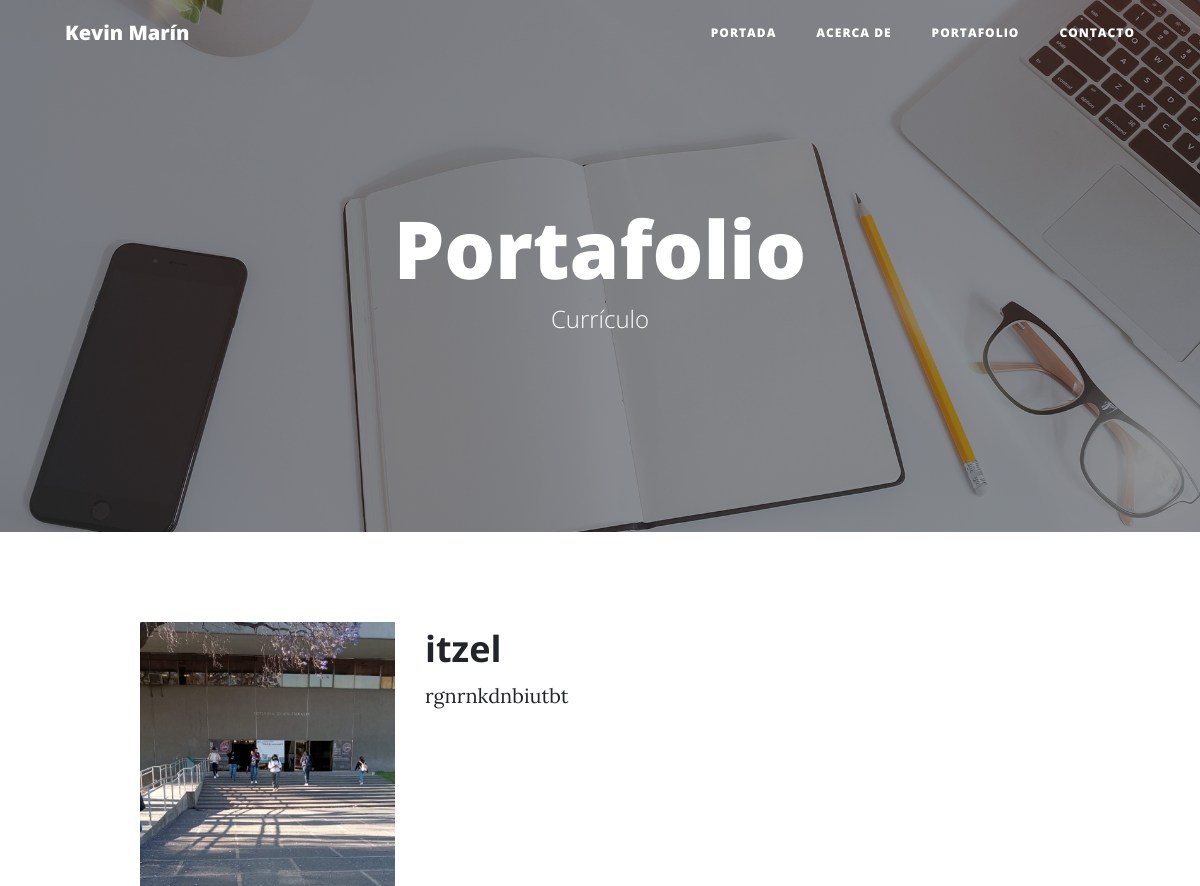
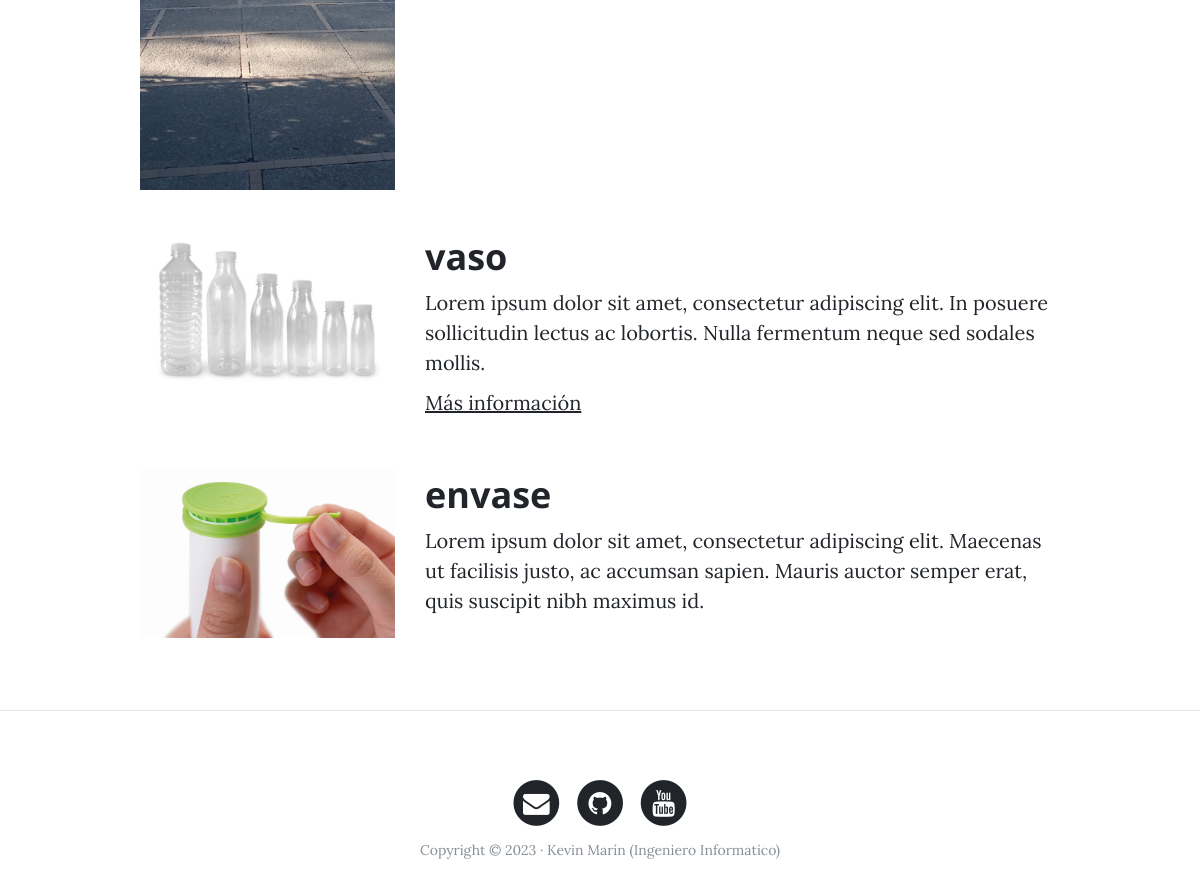
The page /portafolio/ on the database its author committed (2 pictures, top to bottom).
### portfolio/models.py (models this page shows, shortened)
class Project(models.Model):
    title = models.CharField(max_length=200, verbose_name="Titulo")
    description = models.TextField(verbose_name="Descripcion")
    image = models.ImageField(verbose_name="Imagen", upload_to="target")
    link = models.URLField(null=True, blank=True, verbose_name="Direccion web")
    created = models.DateTimeField(auto_now_add=True, verbose_name="Fecha de creacion")
    updated = models.DateTimeField(auto_now=True, verbose_name="fecha de edicion")
    class Meta:
        verbose_name = 'proyecto'
        verbose_name_plural = 'proyectos'
        ordering = ["-created"]

### portfolio/views.py (the view)
# urls.py: path('portafolio/', portfolio_views.portafolio, name="portafolio"),
def portafolio(request):
    projects = Project.objects.all()
    return render(request, "portfolio/portafolio.html", {'projects': projects})

### portfolio/templates/portfolio/portafolio.html (shortened to what this page needs)
{% extends 'core/base.html'%}
{% block background %}{% load static %}{% static 'core/img/portfolio-bg.jpg' %}{% endblock %}
{% block headers %}
<h1>Portafolio</h1>
<span class="subheading">Currículo</span>
{% endblock %}
{%block content%}
  {% for project in projects %}
      <div class="row project">
        <div class="col-lg-3 col-md-4 offset-lg-1">
          <img class="img-fluid" src="{{project.image.url}}" alt="" />
        </div>
        <div class="col-lg-7 col-md-8">
          <h2 class="section-heading title">{{project.title}}</h2>
          <p>{{project.description}}</p>
          {% if project.link %}
          <p><a href="{{project.link}}">Más información</a></p>
          {% endif %}
        </div>
      </div>
  {% endfor %}
{% endblock %}

### core/templates/core/base.html (shortened to what this page needs)
<!DOCTYPE html>
<html lang="es">
  <head>
    {%  load static %}
    <link href="{% static 'core/vendor/bootstrap/css/bootstrap.min.css' %}" rel="stylesheet">
    <link href="{% static 'core/vendor/font-awesome/css/font-awesome.min.css' %}" rel="stylesheet" type="text/css">
    <link href="{% static 'core/css/clean-blog.min.css' %}" rel="stylesheet">
  </head>
  <body>
    <nav class="navbar navbar-expand-lg navbar-light fixed-top" id="mainNav">
      <div class="container">
        <a class="navbar-brand" href="{% url 'home' %}">Kevin Marín</a>
        <div class="collapse navbar-collapse" id="navbarResponsive">
          <ul class="navbar-nav ml-auto">
            <li class="nav-item">
              <a class="nav-link" href="{% url 'home' %}">Portada</a>
            </li>
            <li class="nav-item">
              <a class="nav-link" href="{% url 'about' %}">Acerca de</a>
            </li>
            <li class="nav-item">
              <a class="nav-link" href="{% url 'portafolio' %}">Portafolio</a>
            </li>
            <li class="nav-item">
              <a class="nav-link" href="{% url 'contact' %}">Contacto</a>
            </li>
          </ul>
        </div>
      </div>
    </nav>
    <header class="masthead" style="background-image: url('{%  block background %}{%  endblock %}')">
      <div class="overlay"></div>
      <div class="container">
        <div class="row">
          <div class="col-lg-8 col-md-10 mx-auto">
            <div class="site-heading">
              {% block headers %}{% endblock %}
            </div>
          </div>
        </div>
      </div>
    </header>
        <div class="container">
        {% block content %}{% endblock %}
        </div>
        {% if request.path != "/" %}<hr>{% endif %}
    <footer>
      <div class="container">
        <div class="row">
          <div class="col-lg-8 col-md-10 mx-auto">
            <ul class="list-inline text-center">
              <li class="list-inline-item">
                <a href="#">
                  <span class="fa-stack fa-lg">
                    <i class="fa fa-circle fa-stack-2x"></i>
                    <i class="fa fa-envelope fa-stack-1x fa-inverse"></i>
                  </span>
                </a>
              </li>
              <li class="list-inline-item">
                <a href="#">
                  <span class="fa-stack fa-lg">
                    <i class="fa fa-circle fa-stack-2x"></i>
                    <i class="fa fa-github fa-stack-1x fa-inverse"></i>
                  </span>
                </a>
              </li>
              <li class="list-inline-item">
                <a href="#">
                  <span class="fa-stack fa-lg">
                    <i class="fa fa-circle fa-stack-2x"></i>
                    <i class="fa fa-youtube fa-stack-1x fa-inverse"></i>
                  </span>
                </a>
              </li>
            </ul>
            <p class="copyright text-muted">Copyright &copy; 2023 · Kevin Marín (Ingeniero Informatico) </p>
          </div>
        </div>
      </div>
    </footer>
  </body>
</html>

### rows shown on the page
Project: image (picture), title "itzel", description "rgnrnkdnbiutbt"
Project: image (picture), title "vaso", description "Lorem ipsum dolor sit amet, consectetur adipiscing elit. In posuere sollicitudin lectus ac lobortis. Nulla fermentum neque sed sodales mollis."
Project: image (picture), title "envase", description "Lorem ipsum dolor sit amet, consectetur adipiscing elit. Maecenas ut facilisis justo, ac accumsan sapien. Mauris auctor semper erat, quis suscipit nibh maximus id."
